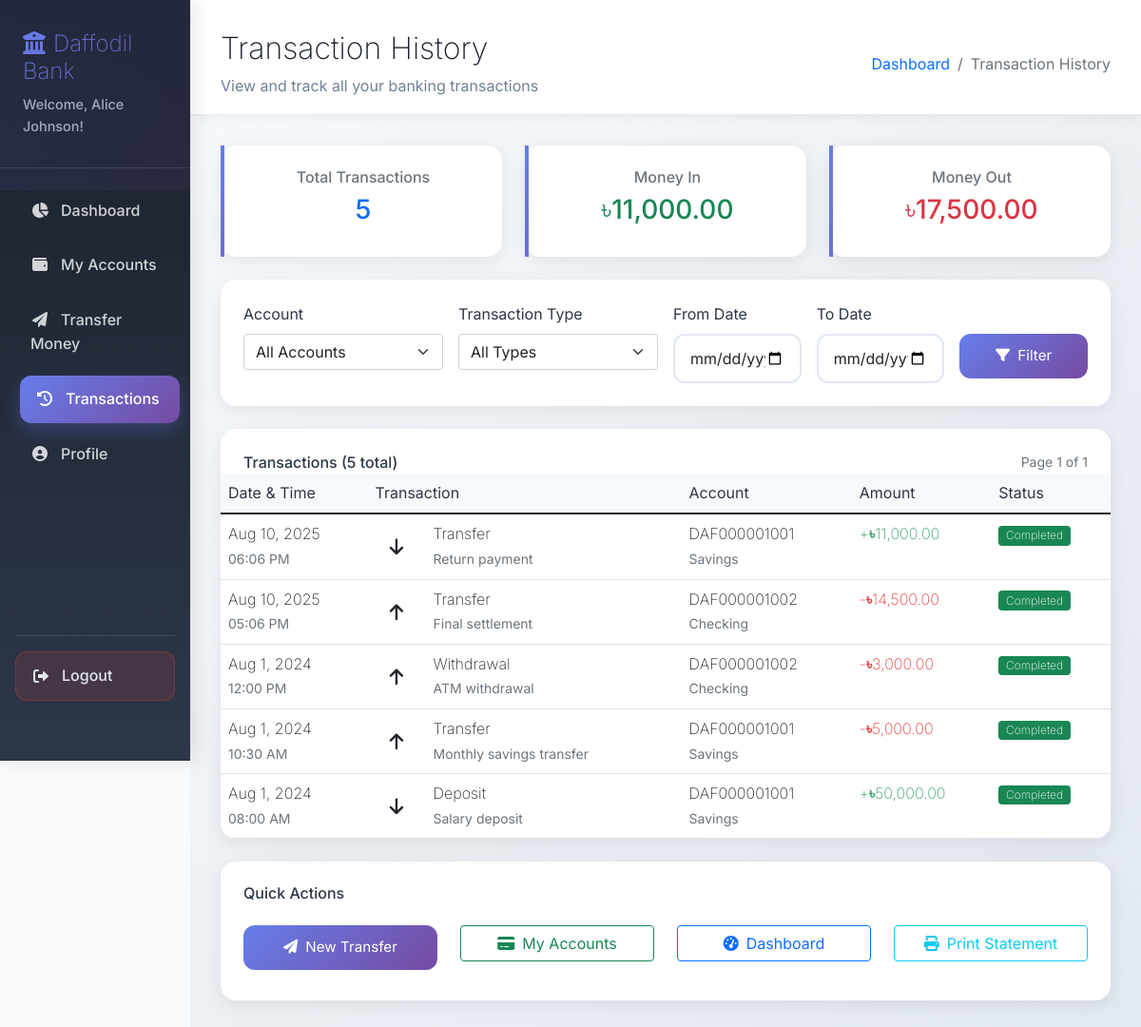
Page /user/transactions.php (signed in) on the committed database.
### tables this page shows
CREATE TABLE transactions (
    transaction_id INT PRIMARY KEY AUTO_INCREMENT,
    from_account_id INT,
    to_account_id INT,
    transaction_type ENUM('deposit', 'withdrawal', 'transfer', 'fee') NOT NULL,
    amount DECIMAL(15,2) NOT NULL,
    description TEXT,
    status ENUM('pending', 'completed', 'failed') DEFAULT 'pending',
    reference_number VARCHAR(50) UNIQUE NOT NULL,
    created_at TIMESTAMP DEFAULT CURRENT_TIMESTAMP,
    FOREIGN KEY (from_account_id) REFERENCES accounts(account_id),
    FOREIGN KEY (to_account_id) REFERENCES accounts(account_id)
);

### user/transactions.php (the view, shortened to what the rows shown need)
<?php
require_once '../config/config.php';
$database = new Database();
$db = $database->getConnection();
$page = isset($_GET['page']) ? (int)$_GET['page'] : 1;
$records_per_page = 20;
$account_filter = $_GET['account_id'] ?? '';
$type_filter = $_GET['type'] ?? '';
$date_from = $_GET['date_from'] ?? '';
$date_to = $_GET['date_to'] ?? '';
$transaction = new Transaction($db);
$transactions = $transaction->getUserTransactions($_SESSION['user_id'], $page, $records_per_page, $account_filter, $type_filter, $date_from, $date_to);
?>
<!DOCTYPE html>
<html lang="en">
<head>
    <link href="../assets/css/bootstrap.min.css" rel="stylesheet">
    <link href="../assets/css/fontawesome.min.css" rel="stylesheet">
    <link href="../assets/fonts/inter.css" rel="stylesheet">
</head>
<body>
    <div class="container-fluid">
        <div class="row">
            <div class="col-md-9 col-lg-10 px-0">
                <div class="main-content">
                    <div class="content-header">
                        <div class="d-flex justify-content-between align-items-center">
                            <div>
                                <h1 class="page-title">Transaction History</h1>
                            </div>
                        </div>
                    </div>
                    <div class="content-body">
                    <?php if(empty($transactions)): ?>
                        <div class="card">
                            <div class="card-body text-center py-5">
                                <i class="fas fa-history fa-4x text-muted mb-3"></i>
                                <h4>No Transactions Found</h4>
                                <?php if($account_filter || $type_filter || $date_from || $date_to): ?>
                                    <p class="text-muted">No transactions match your selected filters.</p>
                                    <a href="transactions.php" class="btn btn-outline-primary">
                                        <i class="fas fa-times me-2"></i>Clear Filters
                                    </a>
                                <?php else: ?>
                                    <p class="text-muted">You haven't made any transactions yet.</p>
                                    <a href="transfer.php" class="btn btn-primary btn-modern">
                                        <i class="fas fa-paper-plane me-2"></i>Make First Transfer
                                    </a>
                                <?php endif; ?>
                            </div>
                        </div>
                    <?php else: ?>
                        <div class="card">
                            <div class="card-body p-0">
                                <div class="table-responsive">
                                    <table class="table table-hover mb-0">
                                        <thead>
                                            <tr>
                                                <th>Date & Time</th>
                                                <th>Transaction</th>
                                                <th>Account</th>
                                                <th>Amount</th>
                                                <th>Status</th>
                                            </tr>
                                        </thead>
                                        <tbody>
                                            <?php foreach($transactions as $txn): ?>
                                            <tr>
                                                <td>
                                                    <div>
                                                        <strong><?php echo date('M j, Y', strtotime($txn['created_at'])); ?></strong><br>
                                                        <small class="text-muted"><?php echo date('h:i A', strtotime($txn['created_at'])); ?></small>
                                                    </div>
                                                </td>
                                                <td>
                                                    <div class="d-flex align-items-center">
                                                        <div class="transaction-icon <?php echo ($txn['direction'] == 'incoming') ? 'credit-icon' : 'debit-icon'; ?>">
                                                            <?php if($txn['direction'] == 'incoming'): ?>
                                                                <i class="fas fa-arrow-down"></i>
                                                            <?php else: ?>
                                                                <i class="fas fa-arrow-up"></i>
                                                            <?php endif; ?>
                                                        </div>
                                                        <div>
                                                            <strong><?php echo ucfirst($txn['transaction_type']); ?></strong><br>
                                                            <small class="text-muted"><?php echo htmlspecialchars($txn['description']); ?></small>
                                                        </div>
                                                    </div>
                                                </td>
                                                <td>
                                                    <div>
                                                        <strong><?php echo $txn['account_number']; ?></strong><br>
                                                        <small class="text-muted"><?php echo ucfirst($txn['account_type']); ?></small>
                                                    </div>
                                                </td>
                                                <td>
                                                    <span class="<?php echo ($txn['direction'] == 'incoming') ? 'transaction-amount-credit' : 'transaction-amount-debit'; ?>">
                                                        <?php echo ($txn['direction'] == 'incoming') ? '+' : '-'; ?>৳<?php echo number_format($txn['amount'], 2); ?>
                                                    </span>
                                                </td>
                                                <td>
                                                    <span class="badge bg-<?php echo ($txn['status'] == 'completed') ? 'success' : (($txn['status'] == 'pending') ? 'warning' : 'danger'); ?>">
                                                        <?php echo ucfirst($txn['status']); ?>
                                                    </span>
                                                </td>
                                            </tr>
                                            <?php endforeach; ?>
                                        </tbody>
                                    </table>
                                </div>
                            </div>
                        </div>
                    <?php endif; ?>
                    </div>
                </div>
            </div>
        </div>
    </div>
</body>
</html>

### rows in the picture
transactions: created_at "Aug 10, 2025", created_at "06:06 PM", transaction_type "Transfer", description "Return payment", account_number "DAF000001001", account_type "Savings", amount "11,000.00", status "Completed"
transactions: created_at "Aug 10, 2025", created_at "05:06 PM", transaction_type "Transfer", description "Final settlement", account_number "DAF000001002", account_type "Checking", amount "14,500.00", status "Completed"
transactions: created_at "Aug 1, 2024", created_at "12:00 PM", transaction_type "Withdrawal", description "ATM withdrawal", account_number "DAF000001002", account_type "Checking", amount "3,000.00", status "Completed"
transactions: created_at "Aug 1, 2024", created_at "10:30 AM", transaction_type "Transfer", description "Monthly savings transfer", account_number "DAF000001001", account_type "Savings", amount "5,000.00", status "Completed"
transactions: created_at "Aug 1, 2024", created_at "08:00 AM", transaction_type "Deposit", description "Salary deposit", account_number "DAF000001001", account_type "Savings", amount "50,000.00", status "Completed"

### other values in the picture
$_SESSION['user_name'] "Alice Johnson"
$summary['total_count'] "5"
$summary['total_credit'] "11,000.00"
$summary['total_debit'] "17,500.00"
$total_transactions "5"
$page "1"
$total_pages "1"
